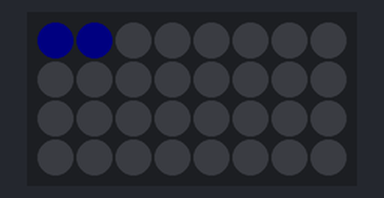
Bench run of a sketch on a simulated Arduino Uno, built with avr-gcc and run on an emulated ATmega328P. Shown: 8×4 RGB LED matrix (first LED top left, wired row by row). Dim RGB values are drawn brighter than linear; random numbers use the default seed unless the sketch sets one.

Above: at 0.1 s.
At 4.6 s:
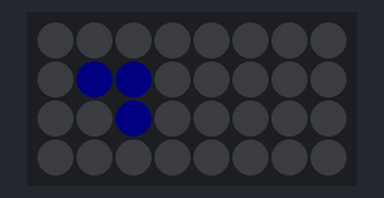
At 9.7 s:
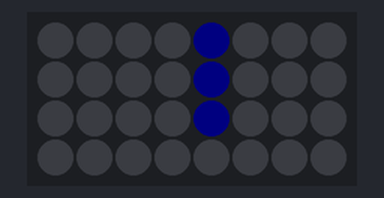
At 14.8 s:
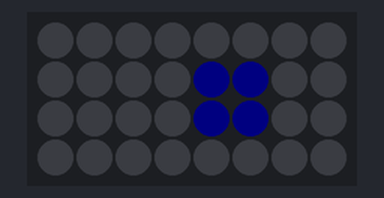
At 21.9 s:
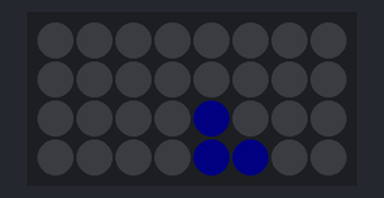
At 24.4 s:
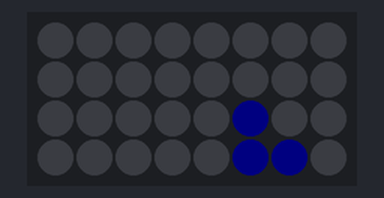

The sketch:

cpp_slither.ino
```cpp
/**
 * This display is a take on the work game slither.io
 *
 * The work is not allowed to swirm off of the display.  The worm
 * looks for a locaiton on the board if it is against a wall.
 *
 *
 *  Required Libraries:
 *
 *    Use Adafruit NeoMatrix version 1.1.0
 *
 */

#include <Adafruit_GFX.h>
#include <Adafruit_NeoMatrix.h>
#include <Adafruit_NeoPixel.h>

#include "Worm.h"

#ifndef PSTR
 #define PSTR // Make Arduino Due happy
#endif

#define PIN 15

// MATRIX DECLARATION:
// Parameter 1 = width of NeoPixel matrix
// Parameter 2 = height of matrix
// Parameter 3 = pin number (most are valid)
// Parameter 4 = matrix layout flags, add together as needed:
//   NEO_MATRIX_TOP, NEO_MATRIX_BOTTOM, NEO_MATRIX_LEFT, NEO_MATRIX_RIGHT:
//     Position of the FIRST LED in the matrix; pick two, e.g.
//     NEO_MATRIX_TOP + NEO_MATRIX_LEFT for the top-left corner.
//   NEO_MATRIX_ROWS, NEO_MATRIX_COLUMNS: LEDs are arranged in horizontal
//     rows or in vertical columns, respectively; pick one or the other.
//   NEO_MATRIX_PROGRESSIVE, NEO_MATRIX_ZIGZAG: all rows/columns proceed
//     in the same order, or alternate lines reverse direction; pick one.
//   See example below for these values in action.
// Parameter 5 = pixel type flags, add together as needed:
//   NEO_KHZ800  800 KHz bitstream (most NeoPixel products w/WS2812 LEDs)
//   NEO_KHZ400  400 KHz (classic 'v1' (not v2) FLORA pixels, WS2811 drivers)
//   NEO_GRB     Pixels are wired for GRB bitstream (most NeoPixel products)
//   NEO_RGB     Pixels are wired for RGB bitstream (v1 FLORA pixels, not v2)

const int width = 8;
const int height = 4;

// Example for NeoPixel Shield.  In this application we'd like to use it
// as a 5x8 tall matrix, with the USB port positioned at the top of the
// Arduino.  When held that way, the first pixel is at the top right, and
// lines are arranged in columns, progressive order.  The shield uses
// 800 KHz (v2) pixels that expect GRB color data.
Adafruit_NeoMatrix matrix = Adafruit_NeoMatrix(width, height, PIN,
  NEO_MATRIX_TOP     + NEO_MATRIX_LEFT +
  NEO_MATRIX_ROWS + NEO_MATRIX_PROGRESSIVE,
  NEO_GRB            + NEO_KHZ800);

Worm worm = Worm(width, height, 4);

void loop()
{
  matrix.fillScreen(0);

  worm.move();

  worm.draw(&matrix);

  matrix.show();

  delay(500);
}

void setup()
{
  matrix.begin();

  matrix.setBrightness(5);
}
```

Worm.cpp
```cpp
#include <Adafruit_NeoMatrix.h>

#include "Arduino.h"
#include "Worm.h"

Worm::Worm(int displayWidth, int displayHeight, int length)
{
    this->length = length;

    this->displayWidth = displayWidth;
    this->displayHeight = displayHeight;
}


uint16_t Worm::Color(uint8_t r, uint8_t g, uint8_t b)
{
  return ((uint16_t)(r & 0xF8) << 8) |
         ((uint16_t)(g & 0xFC) << 3) |
                    (b         >> 3);
}


void Worm::draw(Adafruit_NeoMatrix* matrix)
{
    // go over each worm segment
    for(int i=0; i<length; i++)
    {
        int x = segmentLocations[i][0];
        int y = segmentLocations[i][1];

        matrix->drawPixel(x,y, colors[2]);
    }
}

void Worm::move()
{
    for(int i=length-1; i>0; i--)
    {
        segmentLocations[i][0] = segmentLocations[i-1][0];
        segmentLocations[i][1] = segmentLocations[i-1][1];
    }

    updateValidMoves();

    int m = random(0, validMovesCount);

    int x = validMoves[m][0];
    int y = validMoves[m][1];

    segmentLocations[0][0] = x;
    segmentLocations[0][1] = y;
}

void Worm::updateValidMoves()
{
    int headX = segmentLocations[0][0];
    int headY = segmentLocations[0][1];

    int i = 0;

    // up
    if(headY > 0)
    {
        validMoves[i][1] = headY - 1;
        validMoves[i][0] = headX;

        i++;
    }

    // down
    if(headY < displayHeight-1)
    {
        validMoves[i][1] = headY + 1;
        validMoves[i][0] = headX;

        i++;
    }

    // left
    if(headX > 0)
    {
        validMoves[i][0] = headX - 1;
        validMoves[i][1] = headY;

        i++;
    }

    // right
    if(headX < displayWidth-1)
    {
        validMoves[i][0] = headX + 1;
        validMoves[i][1] = headY;

        i++;
    }

    validMovesCount = i;
}
```

Worm.h
```cpp
#ifndef onebeartoe_Worm_h
#define onebeartoe_Worm_h

#define WORM_MAX_SEGMENTS 10

class Worm
{
    public:

        Worm(int displayWidth, int displayHeight, int length);

        int length;

        /**
         * The elements at segmentLocations[0][0] and  segmentLocations[0][1] are the (x,y) coordinates of the head of the worm.
         */
        int segmentLocations [WORM_MAX_SEGMENTS][2];// = {0};

        int validMovesCount;

        /**
         * This two dimentional array holds the x,y coordinates for a total of 4 possible move locations; up, down, left, and right.
         */
        int validMoves [4][2];

        int displayWidth;

        int displayHeight;

        uint16_t Color(uint8_t r, uint8_t g, uint8_t b);

        /**
         * A pointer to the matrix was needed. For some reason it would not work a concrete object passed as a method parameter.
         */
        void draw(Adafruit_NeoMatrix* matrix);

        void move();


    private:

        const uint16_t colors[3] =
        {
            Color(255, 0, 0),
            Color(0, 255, 0),
            Color(0, 0, 255)
        };

        int s[WORM_MAX_SEGMENTS][2];

        void updateValidMoves();
};

#endif
```
